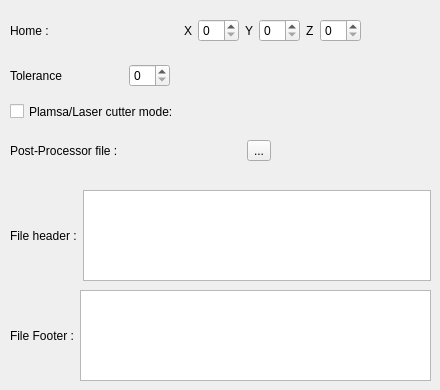
      <widget class="QWidget" name="page" >
       <widget class="QWidget" name="horizontalLayoutWidget_3" >
        <property name="geometry" >
         <rect>
          <x>10</x>
          <y>10</y>
          <width>351</width>
          <height>41</height>
         </rect>
        </property>
        <layout class="QHBoxLayout" name="horizontalLayout_5" >
         <item>
          <widget class="QLabel" name="label_3" >
           <property name="text" >
            <string>Home :</string>
           </property>
           <property name="buddy" >
            <cstring>spinBox</cstring>
           </property>
          </widget>
         </item>
         <item>
          <spacer name="horizontalSpacer_4" >
           <property name="orientation" >
            <enum>Qt::Horizontal</enum>
           </property>
           <property name="sizeHint" stdset="0" >
            <size>
             <width>40</width>
             <height>20</height>
            </size>
           </property>
          </spacer>
         </item>
         <item>
          <widget class="QLabel" name="label_8" >
           <property name="text" >
            <string>X</string>
           </property>
           <property name="buddy" >
            <cstring>spinBox</cstring>
           </property>
          </widget>
         </item>
         <item>
          <widget class="QSpinBox" name="spinBox" />
         </item>
         <item>
          <widget class="QLabel" name="label_9" >
           <property name="text" >
            <string>Y</string>
           </property>
           <property name="buddy" >
            <cstring>spinBox_2</cstring>
           </property>
          </widget>
         </item>
         <item>
          <widget class="QSpinBox" name="spinBox_2" />
         </item>
         <item>
          <widget class="QLabel" name="label_10" >
           <property name="text" >
            <string>Z</string>
           </property>
           <property name="buddy" >
            <cstring>spinBox_3</cstring>
           </property>
          </widget>
         </item>
         <item>
          <widget class="QSpinBox" name="spinBox_3" />
         </item>
        </layout>
       </widget>
       <widget class="QWidget" name="horizontalLayoutWidget_4" >
        <property name="geometry" >
         <rect>
          <x>10</x>
          <y>60</y>
          <width>160</width>
          <height>31</height>
         </rect>
        </property>
        <layout class="QHBoxLayout" name="horizontalLayout_6" >
         <item>
          <widget class="QLabel" name="label_4" >
           <property name="text" >
            <string>Tolerance</string>
           </property>
          </widget>
         </item>
         <item>
          <spacer name="horizontalSpacer_6" >
           <property name="orientation" >
            <enum>Qt::Horizontal</enum>
           </property>
           <property name="sizeHint" stdset="0" >
            <size>
             <width>40</width>
             <height>20</height>
            </size>
           </property>
          </spacer>
         </item>
         <item>
          <widget class="QSpinBox" name="tolGCodeSB" />
         </item>
        </layout>
       </widget>
       <widget class="QCheckBox" name="checkBox" >
        <property name="geometry" >
         <rect>
          <x>10</x>
          <y>100</y>
          <width>221</width>
          <height>23</height>
         </rect>
        </property>
        <property name="whatsThis" >
         <string>If activated:
-Lead In/out are created.
-Part outline is cut last.</string>
        </property>
        <property name="text" >
         <string>Plamsa/Laser cutter mode:</string>
        </property>
       </widget>
       <widget class="QWidget" name="horizontalLayoutWidget_5" >
        <property name="geometry" >
         <rect>
          <x>10</x>
          <y>130</y>
          <width>261</width>
          <height>41</height>
         </rect>
        </property>
        <layout class="QHBoxLayout" name="horizontalLayout_7" >
         <item>
          <widget class="QLabel" name="label_11" >
           <property name="text" >
            <string>Post-Processor file :</string>
           </property>
           <property name="buddy" >
            <cstring>toolButton</cstring>
           </property>
          </widget>
         </item>
         <item>
          <spacer name="horizontalSpacer_5" >
           <property name="orientation" >
            <enum>Qt::Horizontal</enum>
           </property>
           <property name="sizeHint" stdset="0" >
            <size>
             <width>40</width>
             <height>20</height>
            </size>
           </property>
          </spacer>
         </item>
         <item>
          <widget class="QToolButton" name="toolButton" >
           <property name="text" >
            <string>...</string>
           </property>
          </widget>
         </item>
        </layout>
       </widget>
       <widget class="QWidget" name="horizontalLayoutWidget_6" >
        <property name="geometry" >
         <rect>
          <x>10</x>
          <y>190</y>
          <width>421</width>
          <height>91</height>
         </rect>
        </property>
        <layout class="QHBoxLayout" name="horizontalLayout_8" >
         <item>
          <widget class="QLabel" name="label_12" >
           <property name="text" >
            <string>File header :</string>
           </property>
           <property name="buddy" >
            <cstring>textEdit</cstring>
           </property>
          </widget>
         </item>
         <item>
          <widget class="QTextEdit" name="textEdit" />
         </item>
        </layout>
       </widget>
       <widget class="QWidget" name="horizontalLayoutWidget_7" >
        <property name="geometry" >
         <rect>
          <x>10</x>
          <y>290</y>
          <width>421</width>
          <height>91</height>
         </rect>
        </property>
        <layout class="QHBoxLayout" name="horizontalLayout_9" >
         <item>
          <widget class="QLabel" name="label_13" >
           <property name="text" >
            <string>File Footer :</string>
           </property>
           <property name="buddy" >
            <cstring>textEdit_2</cstring>
           </property>
          </widget>
         </item>
         <item>
          <widget class="QTextEdit" name="textEdit_2" />
         </item>
        </layout>
       </widget>
      </widget>
